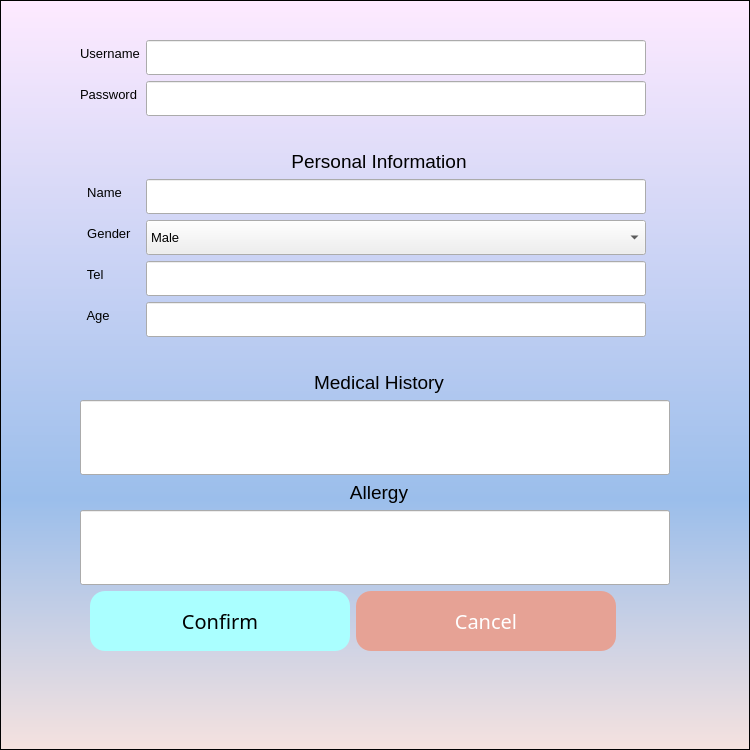
<?xml version="1.0" encoding="UTF-8"?>
<ui version="4.0">
 <class>Form</class>
 <widget class="QWidget" name="Form">
  <property name="geometry">
   <rect>
    <x>0</x>
    <y>0</y>
    <width>750</width>
    <height>750</height>
   </rect>
  </property>
  <property name="windowTitle">
   <string>Form</string>
  </property>
  <widget class="QWidget" name="formLayoutWidget">
   <property name="geometry">
    <rect>
     <x>70</x>
     <y>40</y>
     <width>618</width>
     <height>703</height>
    </rect>
   </property>
   <layout class="QFormLayout" name="formLayout">
    <property name="leftMargin">
     <number>10</number>
    </property>
    <property name="rightMargin">
     <number>10</number>
    </property>
    <item row="0" column="0">
     <widget class="QLabel" name="label">
      <property name="font">
       <font>
        <family>Arial</family>
        <pointsize>10</pointsize>
       </font>
      </property>
      <property name="text">
       <string>Username</string>
      </property>
     </widget>
    </item>
    <item row="0" column="1">
     <widget class="QLineEdit" name="lineEdit">
      <property name="sizePolicy">
       <sizepolicy hsizetype="Fixed" vsizetype="Fixed">
        <horstretch>0</horstretch>
        <verstretch>0</verstretch>
       </sizepolicy>
      </property>
      <property name="minimumSize">
       <size>
        <width>500</width>
        <height>35</height>
       </size>
      </property>
      <property name="maximumSize">
       <size>
        <width>500</width>
        <height>35</height>
       </size>
      </property>
     </widget>
    </item>
    <item row="1" column="0">
     <widget class="QLabel" name="label_2">
      <property name="font">
       <font>
        <family>Arial</family>
        <pointsize>10</pointsize>
       </font>
      </property>
      <property name="text">
       <string>Password</string>
      </property>
     </widget>
    </item>
    <item row="1" column="1">
     <widget class="QLineEdit" name="lineEdit_2">
      <property name="sizePolicy">
       <sizepolicy hsizetype="Fixed" vsizetype="Fixed">
        <horstretch>0</horstretch>
        <verstretch>0</verstretch>
       </sizepolicy>
      </property>
      <property name="minimumSize">
       <size>
        <width>500</width>
        <height>35</height>
       </size>
      </property>
      <property name="maximumSize">
       <size>
        <width>500</width>
        <height>35</height>
       </size>
      </property>
     </widget>
    </item>
    <item row="2" column="1">
     <widget class="QLabel" name="label_10">
      <property name="font">
       <font>
        <family>Arial</family>
        <pointsize>14</pointsize>
       </font>
      </property>
      <property name="text">
       <string/>
      </property>
      <property name="alignment">
       <set>Qt::AlignCenter</set>
      </property>
     </widget>
    </item>
    <item row="3" column="0" colspan="2">
     <widget class="QLabel" name="label_3">
      <property name="font">
       <font>
        <family>Arial</family>
        <pointsize>14</pointsize>
       </font>
      </property>
      <property name="text">
       <string>Personal Information</string>
      </property>
      <property name="alignment">
       <set>Qt::AlignCenter</set>
      </property>
     </widget>
    </item>
    <item row="4" column="0">
     <widget class="QLabel" name="label_4">
      <property name="font">
       <font>
        <family>Arial</family>
        <pointsize>10</pointsize>
       </font>
      </property>
      <property name="text">
       <string>  Name</string>
      </property>
     </widget>
    </item>
    <item row="4" column="1">
     <widget class="QLineEdit" name="lineEdit_3">
      <property name="sizePolicy">
       <sizepolicy hsizetype="Fixed" vsizetype="Fixed">
        <horstretch>0</horstretch>
        <verstretch>0</verstretch>
       </sizepolicy>
      </property>
      <property name="minimumSize">
       <size>
        <width>500</width>
        <height>35</height>
       </size>
      </property>
      <property name="maximumSize">
       <size>
        <width>500</width>
        <height>35</height>
       </size>
      </property>
     </widget>
    </item>
    <item row="5" column="0">
     <widget class="QLabel" name="label_5">
      <property name="font">
       <font>
        <family>Arial</family>
        <pointsize>10</pointsize>
       </font>
      </property>
      <property name="text">
       <string>  Gender</string>
      </property>
     </widget>
    </item>
    <item row="5" column="1">
     <widget class="QComboBox" name="comboBox">
      <property name="sizePolicy">
       <sizepolicy hsizetype="Fixed" vsizetype="Fixed">
        <horstretch>0</horstretch>
        <verstretch>0</verstretch>
       </sizepolicy>
      </property>
      <property name="minimumSize">
       <size>
        <width>500</width>
        <height>35</height>
       </size>
      </property>
      <property name="maximumSize">
       <size>
        <width>500</width>
        <height>35</height>
       </size>
      </property>
      <property name="font">
       <font>
        <family>Arial</family>
        <pointsize>10</pointsize>
       </font>
      </property>
      <item>
       <property name="text">
        <string>Male</string>
       </property>
      </item>
      <item>
       <property name="text">
        <string>Female</string>
       </property>
      </item>
     </widget>
    </item>
    <item row="6" column="0">
     <widget class="QLabel" name="label_6">
      <property name="font">
       <font>
        <family>Arial</family>
        <pointsize>10</pointsize>
       </font>
      </property>
      <property name="text">
       <string>  Tel</string>
      </property>
     </widget>
    </item>
    <item row="6" column="1">
     <widget class="QLineEdit" name="lineEdit_4">
      <property name="sizePolicy">
       <sizepolicy hsizetype="Fixed" vsizetype="Fixed">
        <horstretch>0</horstretch>
        <verstretch>0</verstretch>
       </sizepolicy>
      </property>
      <property name="minimumSize">
       <size>
        <width>500</width>
        <height>35</height>
       </size>
      </property>
      <property name="maximumSize">
       <size>
        <width>500</width>
        <height>35</height>
       </size>
      </property>
     </widget>
    </item>
    <item row="7" column="0">
     <widget class="QLabel" name="label_7">
      <property name="font">
       <font>
        <family>Arial</family>
        <pointsize>10</pointsize>
       </font>
      </property>
      <property name="text">
       <string>  Age</string>
      </property>
     </widget>
    </item>
    <item row="7" column="1">
     <widget class="QLineEdit" name="lineEdit_5">
      <property name="sizePolicy">
       <sizepolicy hsizetype="Fixed" vsizetype="Fixed">
        <horstretch>0</horstretch>
        <verstretch>0</verstretch>
       </sizepolicy>
      </property>
      <property name="minimumSize">
       <size>
        <width>500</width>
        <height>35</height>
       </size>
      </property>
      <property name="maximumSize">
       <size>
        <width>500</width>
        <height>35</height>
       </size>
      </property>
     </widget>
    </item>
    <item row="8" column="1">
     <widget class="QLabel" name="label_12">
      <property name="font">
       <font>
        <family>Arial</family>
        <pointsize>14</pointsize>
       </font>
      </property>
      <property name="text">
       <string/>
      </property>
      <property name="alignment">
       <set>Qt::AlignCenter</set>
      </property>
     </widget>
    </item>
    <item row="9" column="0" colspan="2">
     <widget class="QLabel" name="label_8">
      <property name="font">
       <font>
        <family>Arial</family>
        <pointsize>14</pointsize>
       </font>
      </property>
      <property name="text">
       <string>Medical History</string>
      </property>
      <property name="alignment">
       <set>Qt::AlignCenter</set>
      </property>
     </widget>
    </item>
    <item row="10" column="0" colspan="2">
     <widget class="QLineEdit" name="lineEdit_6">
      <property name="sizePolicy">
       <sizepolicy hsizetype="Fixed" vsizetype="Fixed">
        <horstretch>0</horstretch>
        <verstretch>0</verstretch>
       </sizepolicy>
      </property>
      <property name="minimumSize">
       <size>
        <width>590</width>
        <height>75</height>
       </size>
      </property>
      <property name="maximumSize">
       <size>
        <width>590</width>
        <height>75</height>
       </size>
      </property>
     </widget>
    </item>
    <item row="11" column="0" colspan="2">
     <widget class="QLabel" name="label_9">
      <property name="font">
       <font>
        <family>Arial</family>
        <pointsize>14</pointsize>
       </font>
      </property>
      <property name="text">
       <string>Allergy</string>
      </property>
      <property name="alignment">
       <set>Qt::AlignCenter</set>
      </property>
     </widget>
    </item>
    <item row="12" column="0" colspan="2">
     <widget class="QLineEdit" name="lineEdit_7">
      <property name="sizePolicy">
       <sizepolicy hsizetype="Fixed" vsizetype="Preferred">
        <horstretch>0</horstretch>
        <verstretch>0</verstretch>
       </sizepolicy>
      </property>
      <property name="minimumSize">
       <size>
        <width>590</width>
        <height>75</height>
       </size>
      </property>
      <property name="maximumSize">
       <size>
        <width>590</width>
        <height>75</height>
       </size>
      </property>
     </widget>
    </item>
    <item row="13" column="0" colspan="2">
     <layout class="QHBoxLayout" name="horizontalLayout">
      <property name="leftMargin">
       <number>10</number>
      </property>
      <property name="rightMargin">
       <number>10</number>
      </property>
      <item>
       <widget class="QPushButton" name="pushButton">
        <property name="sizePolicy">
         <sizepolicy hsizetype="Fixed" vsizetype="Fixed">
          <horstretch>0</horstretch>
          <verstretch>0</verstretch>
         </sizepolicy>
        </property>
        <property name="minimumSize">
         <size>
          <width>260</width>
          <height>60</height>
         </size>
        </property>
        <property name="font">
         <font>
          <family>Microsoft Yahei</family>
          <pointsize>-1</pointsize>
          <weight>50</weight>
          <italic>false</italic>
          <bold>false</bold>
         </font>
        </property>
        <property name="styleSheet">
         <string notr="true">QPushButton
{
    font-family:Microsoft Yahei;
    font:20px;
    color:black;
    background-color:rgb(170, 255, 255);
    border-radius:15px;
}

QPushButton:hover
{
    background-color:rgb(85, 255, 255);
}

QPushButton:pressed
{
    background-color:rgb(85, 255, 255);
    padding-left:3px;
    padding-top:3px;
}</string>
        </property>
        <property name="text">
         <string>Confirm</string>
        </property>
       </widget>
      </item>
      <item>
       <widget class="QPushButton" name="pushButton_2">
        <property name="sizePolicy">
         <sizepolicy hsizetype="Fixed" vsizetype="Fixed">
          <horstretch>0</horstretch>
          <verstretch>0</verstretch>
         </sizepolicy>
        </property>
        <property name="minimumSize">
         <size>
          <width>260</width>
          <height>60</height>
         </size>
        </property>
        <property name="maximumSize">
         <size>
          <width>260</width>
          <height>60</height>
         </size>
        </property>
        <property name="font">
         <font>
          <family>Microsoft Yahei</family>
          <pointsize>-1</pointsize>
          <weight>50</weight>
          <italic>false</italic>
          <bold>false</bold>
         </font>
        </property>
        <property name="styleSheet">
         <string notr="true">QPushButton
{
    font-family:Microsoft Yahei;
    font:20px;
    color:white;
    background-color:rgb(230, 162, 149);
    border-radius:15px;
}

QPushButton:hover
{
    background-color:rgb(184, 67, 44);
}

QPushButton:pressed
{
    background-color:rgb(184, 67, 44);
    padding-left:3px;
    padding-top:3px;
}</string>
        </property>
        <property name="text">
         <string>Cancel</string>
        </property>
       </widget>
      </item>
     </layout>
    </item>
   </layout>
  </widget>
  <widget class="QLabel" name="label_11">
   <property name="geometry">
    <rect>
     <x>510</x>
     <y>150</y>
     <width>491</width>
     <height>32</height>
    </rect>
   </property>
   <property name="font">
    <font>
     <family>Arial</family>
     <pointsize>14</pointsize>
    </font>
   </property>
   <property name="text">
    <string/>
   </property>
   <property name="alignment">
    <set>Qt::AlignCenter</set>
   </property>
  </widget>
  <widget class="QListView" name="listView">
   <property name="geometry">
    <rect>
     <x>0</x>
     <y>0</y>
     <width>750</width>
     <height>750</height>
    </rect>
   </property>
   <property name="styleSheet">
    <string notr="true">background:qlineargradient(spread:pad, x1:0, y1:0, x2:0, y2:1, stop:0 rgba(254, 234, 255, 255), stop:0.664773 rgba(155, 190, 235, 255), stop:1 rgba(245, 226, 223, 255))</string>
   </property>
  </widget>
  <zorder>listView</zorder>
  <zorder>formLayoutWidget</zorder>
  <zorder>label_11</zorder>
 </widget>
 <resources/>
 <connections/>
</ui>
